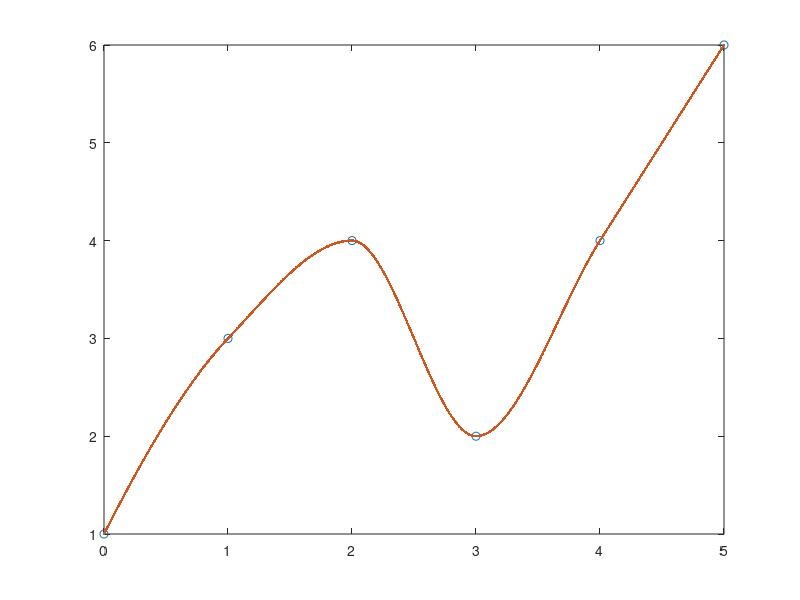

This chart was generated by the following MATLAB code:
% 2021.11.28
% Lagrangeov interpolačný polynóm
% Jakub Daxner


% Hodnoty
x = [0 1 2 3 4 5]
y = [1 3 4 2 4 6]

% Interval všetkých čísel na osi X a f(x)
xNew = min(x) : 0.005 : max(x);
yNew = interp1(x, y, xNew, 'cubic');

plot(x, y, 'o', xNew, yNew, '.');